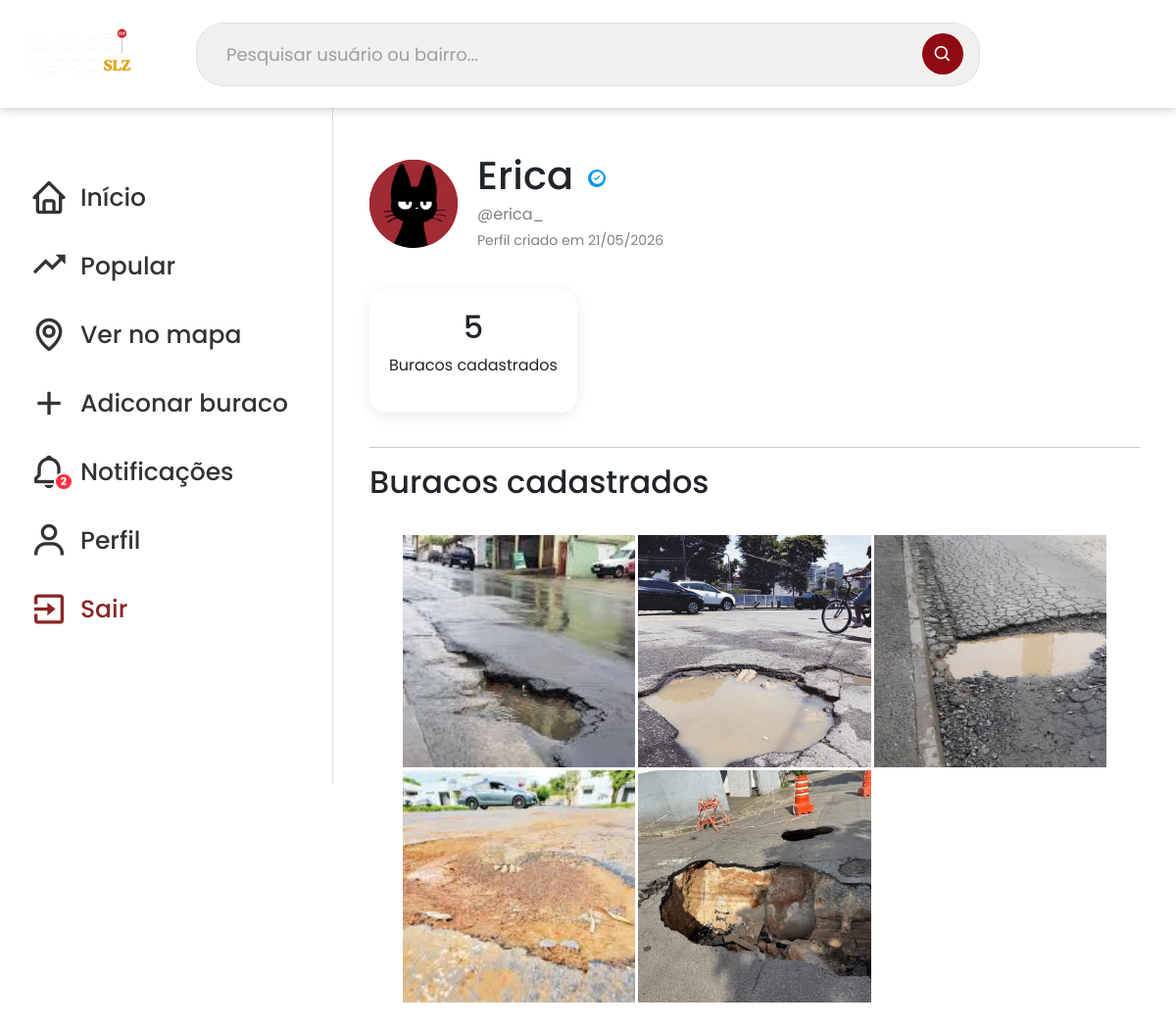
Page /perfil/erica_/ (signed in) on the committed database.
### usuarios/models.py (models this page shows, shortened)
class CustomUser(AbstractUser):
    date_of_birth = models.DateField(null=True, blank=True)
    name = models.CharField(max_length=255, null=True, blank=True)
    foto = models.ImageField(upload_to='perfis/', null=True, blank=True)
    postagens_removidas_por_reporte = models.PositiveIntegerField(default=0)
    objects = UserManager()
    @property
    def verificado(self):
        if self.is_staff or self.is_superuser or self.postagens_removidas_por_reporte > 0:
            return False
        from buracos.models import Buraco
        buracos = Buraco.objects.filter(usuario=self)
        return (
            buracos.count() >= 5
            and buracos.filter(status=Buraco.STATUS_ARRUMADO).exists()
        )

### buracos/models.py (models this page shows, shortened)
class Buraco(models.Model):
    STATUS_NAO_ARRUMADO = "nao_arrumado"
    STATUS_EM_OBRA = "em_obra"
    STATUS_ARRUMADO = "arrumado"
    STATUS_CHOICES = [
        (STATUS_NAO_ARRUMADO, "Ainda nao foi arrumado"),
        (STATUS_EM_OBRA, "Em obra"),
        (STATUS_ARRUMADO, "Ja arrumado"),
    ]
    titulo = models.CharField(max_length=255)
    descricao = models.TextField()
    local = models.CharField(max_length=255)
    endereco = models.CharField(max_length=255)
    url_imagem = models.URLField(blank=True, null=True)
    imagem = models.ImageField(upload_to='buracos/', null=True, blank=True)
    tamanho = models.SmallIntegerField(default=1)
    status = models.CharField(
        max_length=20,
        choices=STATUS_CHOICES,
        default=STATUS_NAO_ARRUMADO
    )
    data_atual = models.DateTimeField(auto_now_add=True)
    created_at = models.DateTimeField(auto_now_add=True)  # Data e hora de criação (preenchido automaticamente)
    updated_at = models.DateTimeField(auto_now=True)  # Data e hora de última atualização (atualizado automaticamente)
    usuario = models.ForeignKey(settings.AUTH_USER_MODEL, on_delete=models.CASCADE, null=True, blank=True)
    @property
    def tamanho_nome(self):
        tamanhos = {
            1: "Pequeno",
            2: "Médio",
            3: "Grande",
            4: "Gigante",
        }
        return tamanhos.get(self.tamanho, "Pequeno")
    @property
    def status_nome(self):
        return dict(self.STATUS_CHOICES).get(self.status, "Ainda nao foi arrumado")
    @property
    def status_classe(self):
        return self.status.replace("_", "-")

### usuarios/views.py (the view)
# urls.py: path('perfil/<str:username>/', perfilPublicoView, name='perfilPublicoView'),
def perfilPublicoView(request, username):
    usuario_perfil = get_object_or_404(CustomUser, username=username)
    buracos = Buraco.objects.filter(usuario=usuario_perfil).order_by('-created_at')
    for buraco in buracos:
        buraco.curtido = request.user.is_authenticated and Like.objects.filter(
            usuario=request.user,
            buraco=buraco
        ).exists()
    return render(request, 'usuarios/perfil_publico.html', {
        'usuario_perfil': usuario_perfil,
        'buracos': buracos,
    })

### principal/context_processors.py (called while the page is built)
def notificacoes_nao_lidas(request):
    if not request.user.is_authenticated:
        return {"notificacoes_nao_lidas": 0}
    return {
        "notificacoes_nao_lidas": Notificacao.objects.filter(
            destinatario=request.user,
            lida=False
        ).count()
    }

### usuarios/templates/usuarios/perfil_publico.html (shortened to what this page needs)
{% extends 'principal/principal.html' %}
{% load static %}
{% block content %}
<div class="perfil-container">
    <div class="perfil-header">
        <div class="perfil-avatar">
            {% if usuario_perfil.foto %}
                <img src="{{ usuario_perfil.foto.url }}" alt="Foto de perfil">
            {% else %}
                {{ usuario_perfil.username|slice:":1"|upper }}
            {% endif %}
        </div>
        <div class="perfil-info">
            <h1>
                {{ usuario_perfil.name|default:usuario_perfil.username }}
                {% if usuario_perfil.is_staff or usuario_perfil.is_superuser %}
                    <span class="selo-admin"><i class='bx bxs-badge-check'></i> admin</span>
                {% elif usuario_perfil.verificado %}
                    <span class="selo-verificado" title="Colaborador verificado"><i class='bx bxs-check-circle'></i></span>
                {% endif %}
            </h1>
            <p>@{{ usuario_perfil.username }}</p>
            <p class="perfil-data">
                Perfil criado em {{ usuario_perfil.date_joined|date:"d/m/Y" }}
            </p>
        </div>
    </div>
        <div class="perfil-stats">
        <div class="stat-card">
            <h2>{{ buracos.count }}</h2>
            <p>Buracos cadastrados</p>
        </div>
    </div>
    <hr>
    <h2 class="perfil-subtitle">
        Buracos cadastrados
    </h2>
    <div class="feed-container">
        <div class="explorar-grid perfil-grid">
            {% for buraco in buracos %}
                <a
                    href="{% url 'detalheBuracoView' buraco.id %}"
                    class="explorar-item"
                    data-index="{{ forloop.counter0 }}"
                    data-id="{{ buraco.id }}"
                    data-titulo="{{ buraco.titulo }}"
                    data-descricao="{{ buraco.descricao }}"
                    data-tamanho="{{ buraco.tamanho_nome }}"
                    data-status-valor="{{ buraco.status }}"
                    data-status="{{ buraco.status_nome }}"
                    data-status-classe="{{ buraco.status_classe }}"
                    data-likes="{{ buraco.likes.count }}"
                    data-comentarios="{{ buraco.comentarios.count }}"
                    data-curtido="{% if buraco.curtido %}true{% else %}false{% endif %}"
                    data-username="{{ usuario_perfil.username }}"
                    data-nome="{{ usuario_perfil.name }}"
                    data-admin="{% if usuario_perfil.is_staff or usuario_perfil.is_superuser %}true{% else %}false{% endif %}"
                    data-verificado="{% if usuario_perfil.verificado %}true{% else %}false{% endif %}"
                    data-endereco="{{ buraco.endereco }}"
                    data-like-url="{% url 'curtirBuraco' buraco.id %}"
                    data-comentar-url="{% url 'comentarBuraco' buraco.id %}"
                    data-reportar-url="{% url 'reportarBuraco' buraco.id %}"
                    data-status-url="{% url 'atualizarStatusBuraco' buraco.id %}"
                    data-excluir-url="{% url 'excluirBuraco' buraco.id %}"
                    data-pode-excluir="{% if request.user.id == buraco.usuario.id %}true{% else %}false{% endif %}">
                    {% if buraco.imagem %}
                        <img src="{{ buraco.imagem.url }}" alt="{{ buraco.titulo }}">
                    {% elif buraco.url_imagem %}
                        <img src="{% static 'image-users/' %}{{ buraco.url_imagem }}" alt="{{ buraco.titulo }}">
                    {% endif %}
                </a>
            {% empty %}
                <p class="empty-feed">Esse usuário ainda não cadastrou buracos.</p>
            {% endfor %}
        </div>
    </div>
</div>
{% endblock %}

### paginas/static/paginas/css/principal.css (style rules this page uses)
* { font-family: "Poppins", sans-serif; margin:0; padding: 0; box-sizing: border-box; }
:root { --espacamanto-conteudo: 50px; --body-color:#ffffff; --sidebar-color: #ffffff; --primary-color: #8f0b13; --primary-color-light: #f6f5ff; --togle-color:#DDDD; --text-color: #707070; --tran-03: all 0.2s ease; --tran-03: all 0.3s ease; --tran-04: all 0.4s ease; --tran-05: all 0.5s ease; }
body { min-height: 100vh; background-color: var(--body-color); }
.feed-container { max-width: 720px; margin: 0 auto; padding: 1px; }
.selo-verificado { display: inline-flex; align-items: center; justify-content: center; width: 18px; height: 18px; margin-left: 5px; border-radius: 50%; background: #0095f6; color: #fff; font-size: 14px; line-height: 1; vertical-align: middle; }
.selo-verificado i { font-size: 15px; line-height: 1; }
.perfil-container { max-width: 850px; margin: 0 auto; padding: 25px; }
.perfil-header { display: flex; align-items: center; gap: 20px; margin-bottom: 35px; }
.perfil-avatar { width: 90px; height: 90px; border-radius: 50%; background-color: #8f0b13; color: white; display: flex; align-items: center; justify-content: center; font-size: 38px; font-weight: bold; }
.perfil-header h1 { margin: 0; }
.perfil-header p { color: gray; margin: 4px 0; }
.perfil-stats { display: flex; gap: 20px; margin-bottom: 35px; }
.stat-card { background-color: white; padding: 20px; border-radius: 18px; box-shadow: 0 4px 15px rgba(0,0,0,0.08); min-width: 200px; text-align: center; }
.perfil-avatar img, .avatar img { width: 100%; height: 100%; object-fit: cover; border-radius: 50%; }
.perfil-data { color: #777; font-size: 14px; margin-top: 4px; }
.perfil-grid { margin-top: 25px; }
.perfil-container .explorar-grid { display: grid; grid-template-columns: repeat(3, 1fr); gap: 3px; }
.perfil-container .explorar-item { position: relative; aspect-ratio: 1 / 1; overflow: hidden; background-color: #eee; text-decoration: none; }
.perfil-container .explorar-item img { width: 100%; height: 100%; object-fit: cover; display: block; }

### rows in the picture
CustomUser: foto (picture), name "Erica", username "erica_", date_joined "21/05/2026"
Buraco: imagem (picture)
Buraco: imagem (picture)
Buraco: imagem (picture)
Buraco: url_imagem (picture)
Buraco: url_imagem (picture)

### other values in the picture
{{ notificacoes_nao_lidas }} "2"
{{ buracos.count }} "5"
